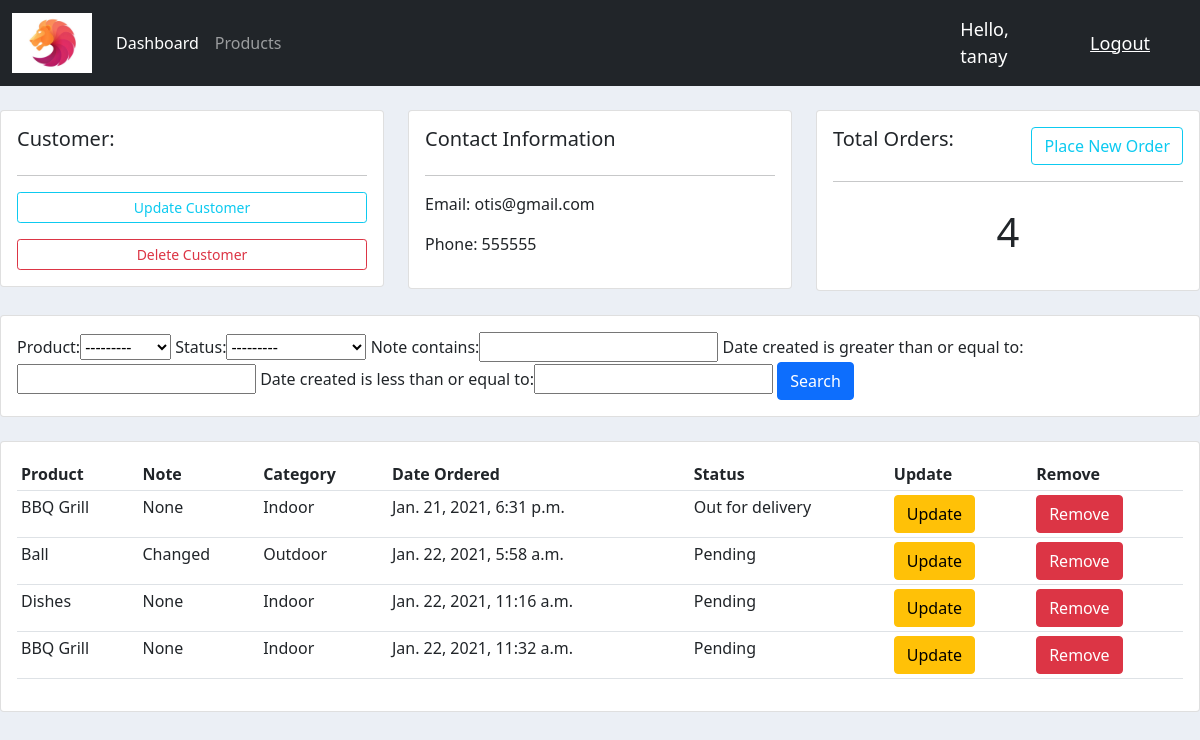
Page /customer/1 (signed in) on the committed database.
### accounts/models.py (models this page shows, shortened)
class Customer(models.Model):
    name = models.CharField(max_length=200, null=True)
    phone = models.CharField(max_length=10, null=True)
    email = models.EmailField(null=True)
    date_created = models.DateTimeField(auto_now_add=True, null=True)

class Order(models.Model):
    STATUS = (
        ('Pending', 'Pending'),
        ('Out for delivery', 'Out for delivery'),
        ('Delivered', 'Delivered')
    )
    customer = models.ForeignKey(Customer, null=True, on_delete=models.SET_NULL)
    product = models.ForeignKey(Product, null=True, on_delete = models.SET_NULL)
    date_created = models.DateTimeField(auto_now_add=True, null=True)
    status = models.CharField(max_length=200, null=True, choices=STATUS)
    note = models.CharField(max_length = 1000, null = True)

class Product(models.Model):
    CATEGORY =(
        ('Indoor', 'Indoor'),
        ('Outdoor', 'Outdoor')
    )
    name = models.CharField(max_length=200, null=True)
    price = models.FloatField(null=True)
    category = models.CharField(max_length=200, null=True, choices=CATEGORY)
    description = models.CharField(max_length=200, null=True)
    date_created = models.DateTimeField(auto_now_add=True, null=True)
    tags = models.ManyToManyField(Tag)
    def __str__(self):
        return self.name

### accounts/views.py (the view)
# urls.py: path('customer/<slug:slug>', views.customer, name="customer"),
@login_required(login_url='login')
def customer(request, slug):
    customer = Customer.objects.get(id=slug)
    orders = customer.order_set.all()
    order_count = orders.count()
    myFilter = OrderFilter(request.GET, queryset=orders)
    orders = myFilter.qs
    context = {
        'orders': orders,
        'customer': customer,
        'order_count': order_count,
        'myfilter': myFilter
    }
    return render(request,'accounts/customer.html', context)

### accounts/templates/accounts/customer.html
{%  extends 'accounts/base.html' %}
{% block content %}
	<br>
<div class="row">
	<div class="col-md">
		<div class="card card-body">
			<h5>Customer:</h5>
			<hr>
			<a class="btn btn-outline-info  btn-sm btn-block mb-3" href="">Update Customer</a>
			<a class="btn btn-outline-danger  btn-sm btn-block" href="">Delete Customer</a>
		</div>
	</div>
	<div class="col-md">
		<div class="card card-body">
			<h5>Contact Information</h5>
			<hr>
			<p>Email: {{customer.email}}</p>
			<p>Phone: {{customer.phone}}</p>
		</div>
	</div>
	<div class="col-md">
		<div class="card card-body">
			<div class="row">
				<div class="col-md-6">
					<h5>Total Orders:</h5>
				</div>
				<div class="col-md-6 text-end">
					<a href="{%url 'create_order' customer.id%}" class="btn btn-outline-info">Place New Order</a>
				</div>
			</div>
			<hr>
			<h1 style="text-align: center;padding: 10px">{{order_count}}</h1>
		</div>
	</div>
</div>
<br>
<div class="row">
	<div class="col">
		<div class="card card-body">
			<form method="get">
				{{myfilter.form}}
		    <button class="btn btn-primary" type="submit">Search</button>
		  </form>
		</div>
	</div>
</div>
<br>
<div class="row">
	<div class="col-md">
		<div class="card card-body">
			<table class="table table-sm">
				<tr>
					<th>Product</th>
					<th>Note</th>
					<th>Category</th>
					<th>Date Ordered</th>
					<th>Status</th>
					<th>Update</th>
					<th>Remove</th>
				</tr>
				{%for order in orders%}
				<tr>
					<td>{{order.product}} </td>
					<td>{{order.note}}</td>
					<td>{{order.product.category}} </td>
					<td>{{order.date_created}} </td>
					<td>{{order.status}} </td>
					<td> <a href="{%url 'update_order' order.id%}" class="btn btn-warning">Update</a> </td>
					<td><a href="{%url 'delete_order' order.id%}" class="btn btn-danger"> Remove</a> </td>
				</tr>
				{%endfor%}
			</table>
		</div>
	</div>
</div>
{% endblock %}

### accounts/templates/accounts/base.html (shortened to what this page needs)
{%load static %}
<!doctype html>
<html lang="en">
  <head>
    <link href="https://cdn.jsdelivr.net/npm/bootstrap@5.0.0-beta1/dist/css/bootstrap.min.css" rel="stylesheet">
    <link rel="stylesheet" href="{%static '/css/main.css'%}">
  </head>
  <body>
    <nav class="navbar navbar-expand-lg navbar-dark bg-dark">
        <div class="container-fluid">
          <a class="navbar-brand" href="{%url 'home'%}"><img src="{%static '/images/logo.jpg'%}" alt="" style="max-width: 80px;"></a>
          <div class="collapse navbar-collapse" id="navbarNav">
            <ul class="navbar-nav">
              <li class="nav-item">
                <a class="nav-link active" aria-current="page" href="{%url 'home'%}">Dashboard</a>
              </li>
              <li class="nav-item">
                <a class="nav-link" href="{%url 'products'%}">Products</a>
              </li>
            </ul>
          </div>
        </div>
        <span class="hello-msg">Hello, {{request.user}} </span>
        <span ><a href="{%url 'logout'%}" class="hello-msg">Logout</a></span>
      </nav>
      {%block content%}
      {%endblock%}
  </body>
</html>

### static/css/main.css (style rules this page uses)
body { background-color: #ebeff5; }
.hello-msg { font-size: 18px; color: #fff; margin-right: 50px; }

### rows in the picture
Customer: email "otis@gmail.com", phone "555555"
Order: product "BBQ Grill", note "None", product.category "Indoor", date_created "Jan. 21, 2021, 6:31 p.m.", status "Out for delivery"
Order: product "Ball", note "Changed", product.category "Outdoor", date_created "Jan. 22, 2021, 5:58 a.m.", status "Pending"
Order: product "Dishes", note "None", product.category "Indoor", date_created "Jan. 22, 2021, 11:16 a.m.", status "Pending"
Order: product "BBQ Grill", note "None", product.category "Indoor", date_created "Jan. 22, 2021, 11:32 a.m.", status "Pending"

### other values in the picture
{{ request.user }} "tanay"
{{ order_count }} "4"
